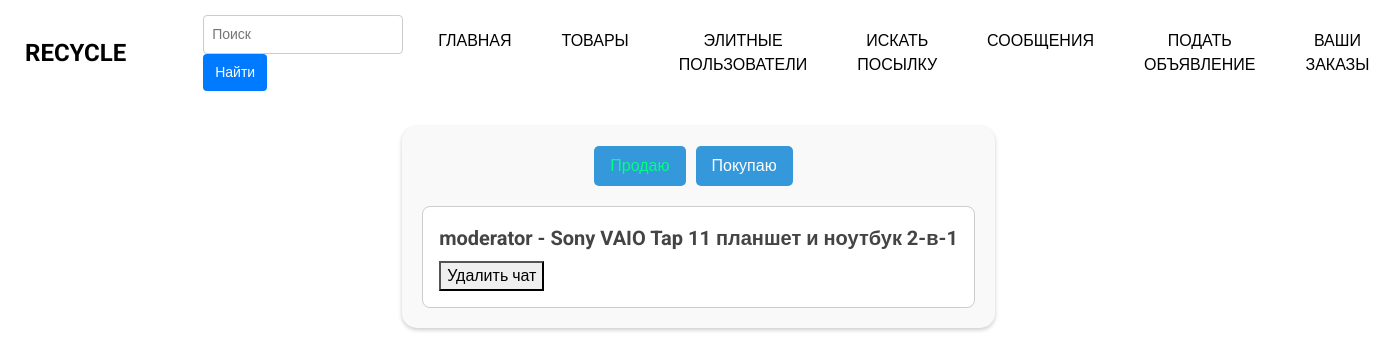
The app's page /user_sell (signed in), older data.
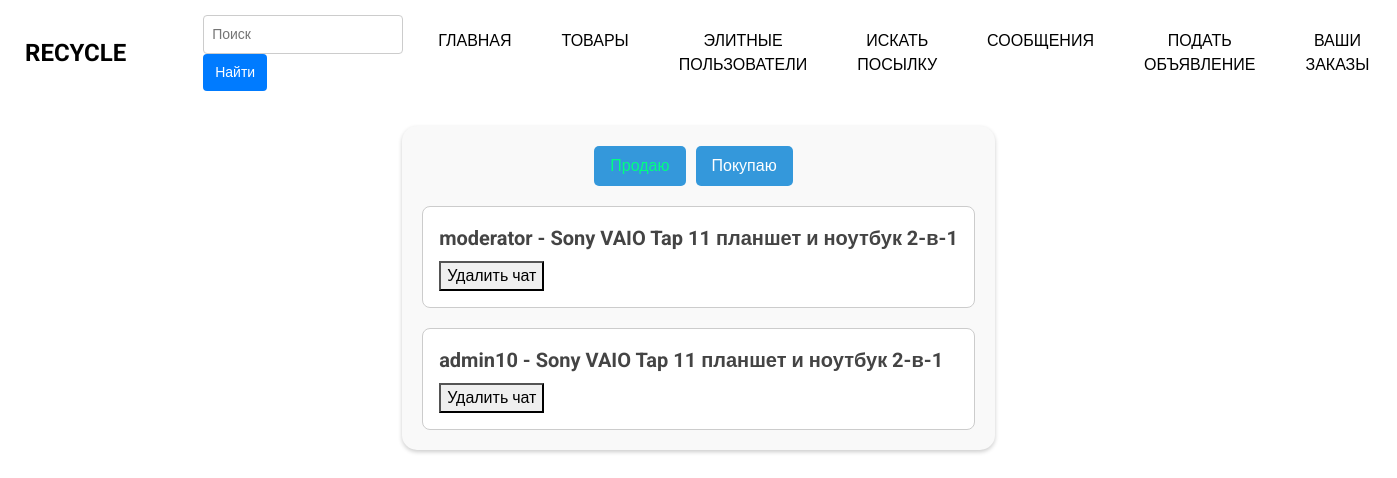
The same page, newer data.
### bboard/models.py (models this page shows, shortened)
class Chat(models.Model):
    sender = models.ForeignKey(User, related_name='sent_chats', on_delete=models.CASCADE, null=True, verbose_name='Отправитель')
    receiver = models.ForeignKey(User, related_name='received_chats', on_delete=models.CASCADE, null=True, verbose_name='Получатель')
    product = models.ForeignKey(Product, on_delete=models.CASCADE, verbose_name='Товар')
    created_at = models.DateTimeField(auto_now_add=True, verbose_name='Дата создания')
    last_message = models.ForeignKey('Message', null=True, blank=True, on_delete=models.SET_NULL,
                                     related_name='chat_messages', verbose_name='Последнее сообщение')
    class Meta:
        verbose_name = "Чат"
        verbose_name_plural = "Чаты"

class Product(models.Model):
    user = models.ForeignKey(User, on_delete=models.CASCADE, verbose_name="Пользователь")
    category = models.ForeignKey(Category, on_delete=models.CASCADE, verbose_name="Категория")
    title = models.CharField(max_length=200, verbose_name="Заголовок")
    slug = models.SlugField(unique=True, max_length=400, verbose_name="URL", blank=True)
    description = models.TextField(verbose_name="Описание")
    price = models.DecimalField(max_digits=10, decimal_places=2, verbose_name="Цена")
    image_1 = models.ImageField(upload_to="products", null=True, blank=True, verbose_name="Первое изображение")
    image_2 = models.ImageField(upload_to='products', null=True, blank=True, verbose_name="Второе изображение")
    image_3 = models.ImageField(upload_to='products', null=True, blank=True, verbose_name="Третье изображение")
    created_at = models.DateTimeField(auto_now_add=True, null=True, verbose_name="Дата создания")
    thumbnail_1 = ImageSpecField(source='image_1',
                                 processors=[ResizeToFill(500, 500)],
                                 format='JPEG',
                                 options={'quality': 100})
    thumbnail_2 = ImageSpecField(source='image_2',
                                 processors=[ResizeToFill(500, 500)],
                                 format='JPEG',
                                 options={'quality': 100})
    thumbnail_3 = ImageSpecField(source='image_3',
                                 processors=[ResizeToFill(500, 500)],
                                 format='JPEG',
                                 options={'quality': 100})
    class Meta:
        verbose_name = "Товар"
        verbose_name_plural = "Товары"

### accounts/models.py (models this page shows, shortened)
class User(AbstractUser):
    phone_number = models.CharField(max_length=20, verbose_name="Номер телефона")
    city = models.CharField(max_length=100, choices=CITY_CHOICES, verbose_name="Населенный пункт")
    average_rating = models.DecimalField(max_digits=3, decimal_places=2, default=0.0, verbose_name="Средний рейтинг")
    total_ratings = models.PositiveIntegerField(default=0, verbose_name="Количество оценок")

### bboard/views.py (the view)
# urls.py: path('user_sell', views.user_sell, name="user_sell"),
@login_required
def user_sell(request):
    chats = services.get_user_chats(request.user, chat_type="sell")
    return render(request, "products/sell.html", {"chats": chats, "temp": "sell"})

### bboard/services.py (called while the page is built)
def get_user_chats(user, chat_type):
    if chat_type == "buy":
        return Chat.objects.filter(sender=user).select_related('receiver', 'product')
    elif chat_type == "sell":
        return Chat.objects.filter(receiver=user).select_related('sender')
    else:
        return Chat.objects.filter(sender=user).select_related('receiver', 'product')

### templates/products/sell.html (shortened to what this page needs)
{% extends 'products/new/base.html' %}
{% load static %}
{%block styles%}<link rel="stylesheet" type="text/css" href="{% static 'buy_styles.css' %}">{% endblock %}
{% block content %}
<div class="chats-199">
    <div class="css-1382m1k">
        <a href="{%url 'user_sell' %}" class="{% if temp == 'sell' %}current-page{%endif%}">Продаю</a>
        <a href="{% url 'user_buy' %}" class="{% if temp == 'buy' %}current-page{%endif%}">Покупаю</a>
    </div>
    <div class="css-1b3tih6">
        {%if chats%}
        {% for chat in chats %}
        <a href="{%url 'chat' chat.id%}">
            <div class="chat-container-445">
                <p class="username-765">{{ chat.sender.username }} - {{chat.product.title}} </p>
                <form action="{% url 'delete_chat' chat.id %}" method="POST">
                    <button type="submit">Удалить чат</button>
                </form>
            </div>
        </a>
        {% endfor %}
        {%else%}
            <p align="center">Сообщений пока нет</p>
        {%endif%}
    </div>
</div>
{% endblock %}

Row changes from the older to the newer data that the page shows:
added Chat: sender.username "admin10", product "Sony VAIO Tap 11 планшет и ноутбук 2-в-1"
